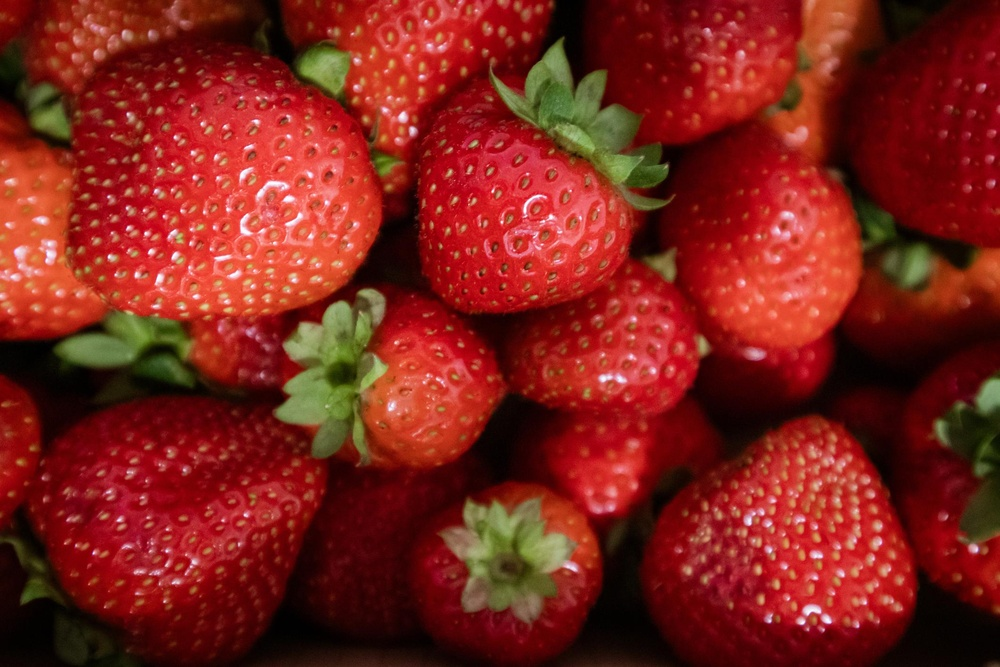
#> input picture strawberry.jpg, 1000 x 667 px, shrunk from 2121 x 1414 before the run
$ python prg1.py
#> lines starting #> are read from the running program, lines starting #| are printed output that depends on the picture; after the words box and inside, x2 and y2 are one past the last pixel; in counts of white or black regions, pixels touching at a corner belong together
#1. Write a Python program to convert a given color image to grayscale and then to binary using thresholding. Display the original image, grayscale image, and binary image

import matplotlib.pyplot as plt
import numpy as np

# Read the color image
img = plt.imread("strawberry.jpg")
#> img is the input picture: shape (667, 1000, 3); mean R, G, B 126.6, 34, 26

# Convert to grayscale
gray = 0.299*img[:,:,0] + 0.587*img[:,:,1] + 0.114*img[:,:,2]
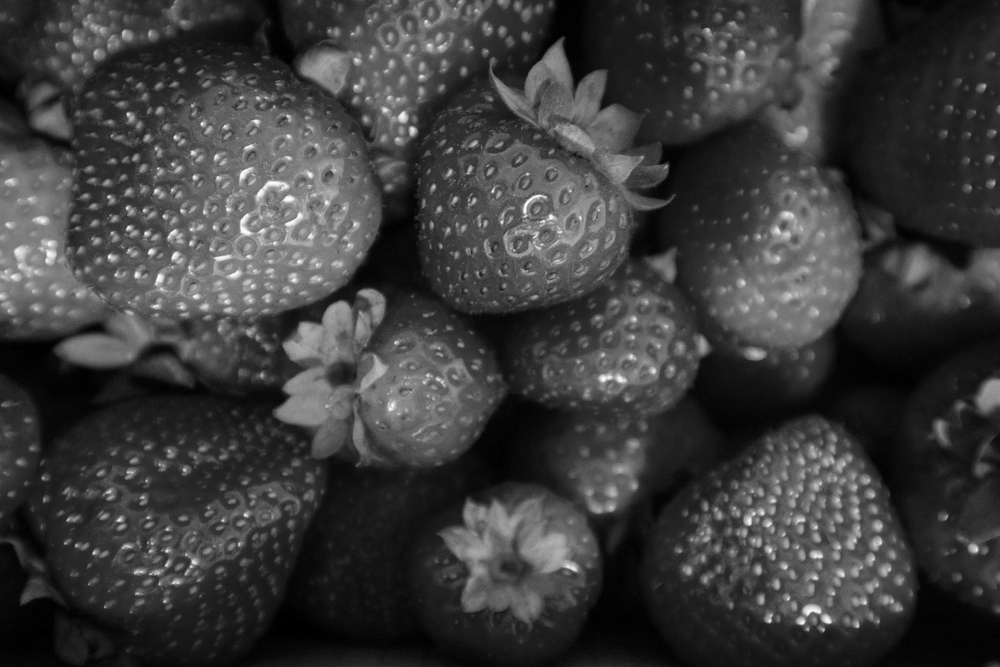
#> gray: shape (667, 1000) float64; min 0, max 253.8, mean 60.8

# Convert grayscale to binary using threshold
threshold = 127
binary = np.where(gray > threshold, 255, 0)
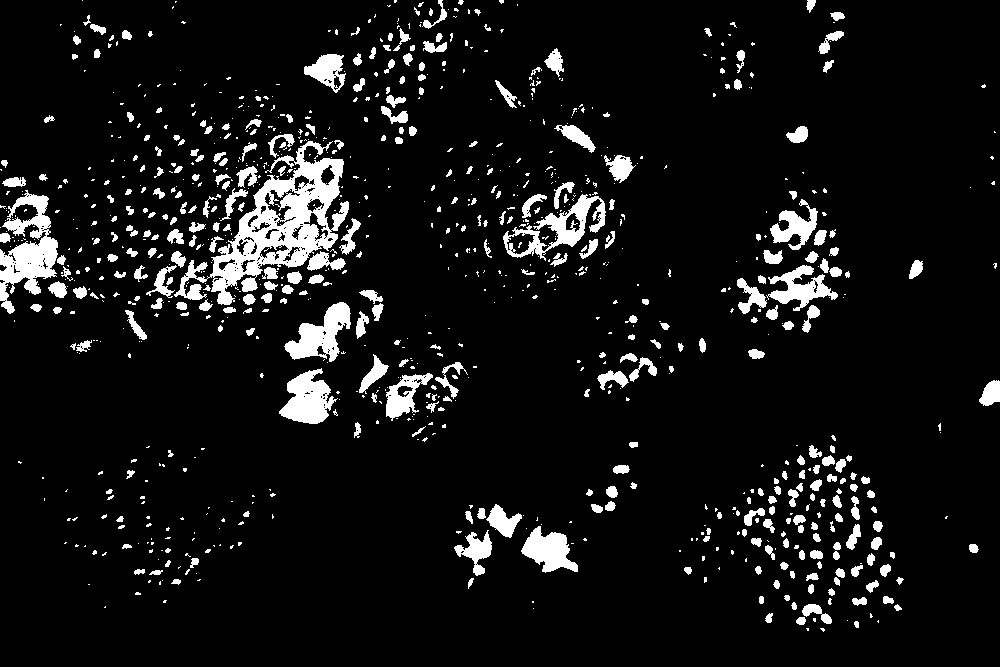
#> binary: shape (667, 1000) int64; 8% white; 975 white regions (628 under 20 px), largest, box (x1, y1, x2, y2) and area: (174, 141, 349, 305) 8941, (0, 190, 58, 314) 3388, (503, 194, 606, 261) 2062

# Display the images
plt.figure(figsize=(12,4))

plt.subplot(1,3,1)
plt.imshow(img)
plt.title("Original Image")
plt.axis("off")

plt.subplot(1,3,2)
plt.imshow(gray, cmap="gray")
plt.title("Grayscale Image")
plt.axis("off")

plt.subplot(1,3,3)
plt.imshow(binary, cmap="gray")
plt.title("Binary Image")
plt.axis("off")

plt.show()
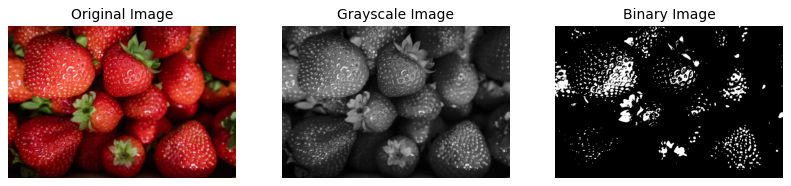
#> figure drawn by matplotlib, 3 panels

$ run again, with image2.jpg copied over strawberry.jpg
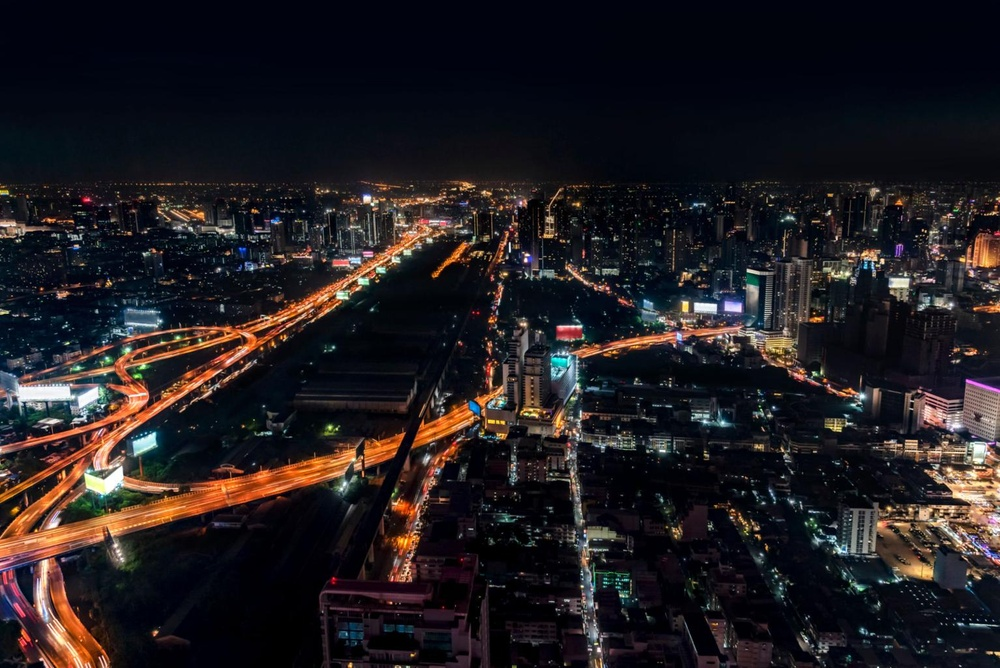
#> input picture image2.jpg, 1000 x 668 px, shrunk from 1534 x 1024 before the run
#> img is the input picture: shape (668, 1000, 3); mean R, G, B 33.7, 29.1, 32.3
#> `binary = np.where(gray > threshold, 255, 0)`:
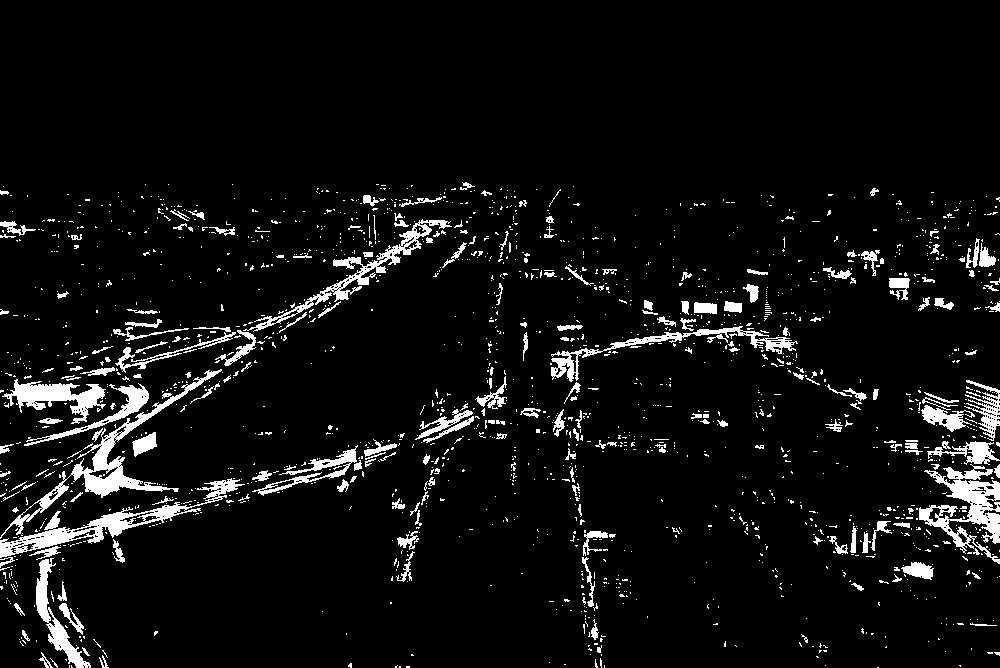
#> binary: shape (668, 1000) int64; 6.2% white; 1817 white regions (1596 under 20 px), largest, box (x1, y1, x2, y2) and area: (0, 369, 222, 539) 3299, (919, 464, 1000, 564) 3063, (0, 478, 245, 558) 3049
#> `plt.show()`:
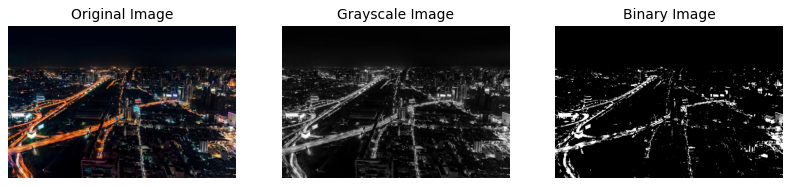
#> figure drawn by matplotlib, 3 panels

$ run again, with image3.jpg copied over strawberry.jpg
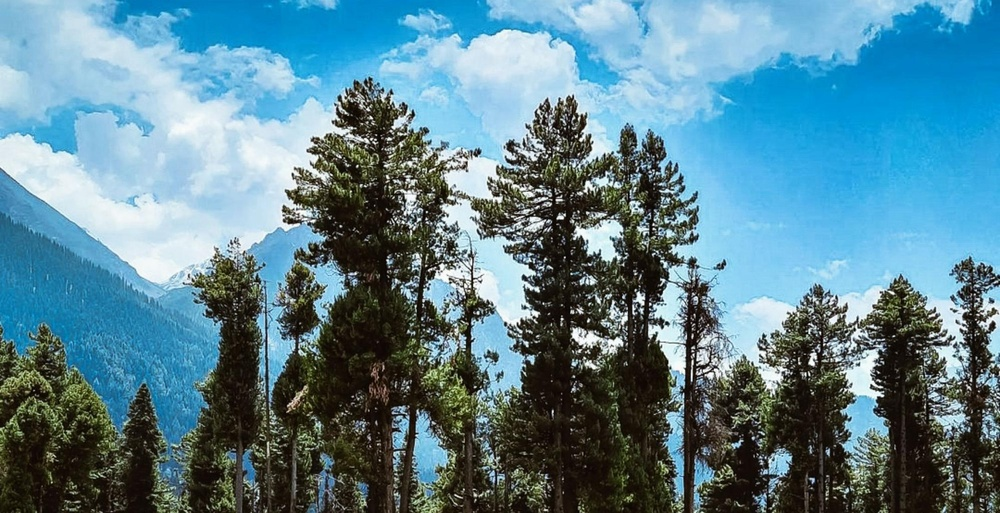
#> input picture image3.jpg, 1000 x 513 px, shrunk from 1997 x 1024 before the run
#> img is the input picture: shape (513, 1000, 3); mean R, G, B 91.1, 130.6, 144.8
#> `binary = np.where(gray > threshold, 255, 0)`:
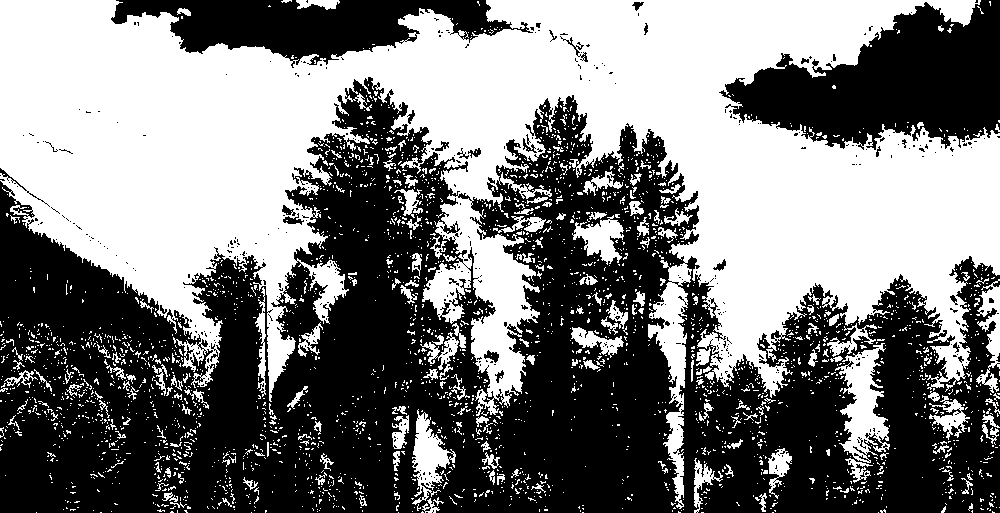
#> binary: shape (513, 1000) int64; 48% white; 2924 white regions (2723 under 20 px), largest, box (x1, y1, x2, y2) and area: (0, 0, 1000, 509) 213327, (835, 343, 890, 463) 3164, (412, 409, 456, 505) 1768
#> `plt.show()`:
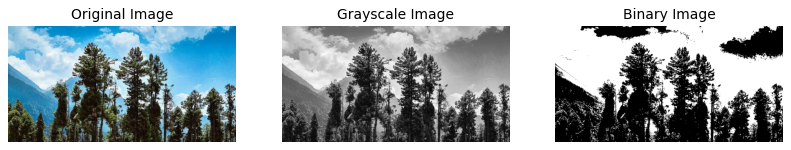
#> figure drawn by matplotlib, 3 panels
